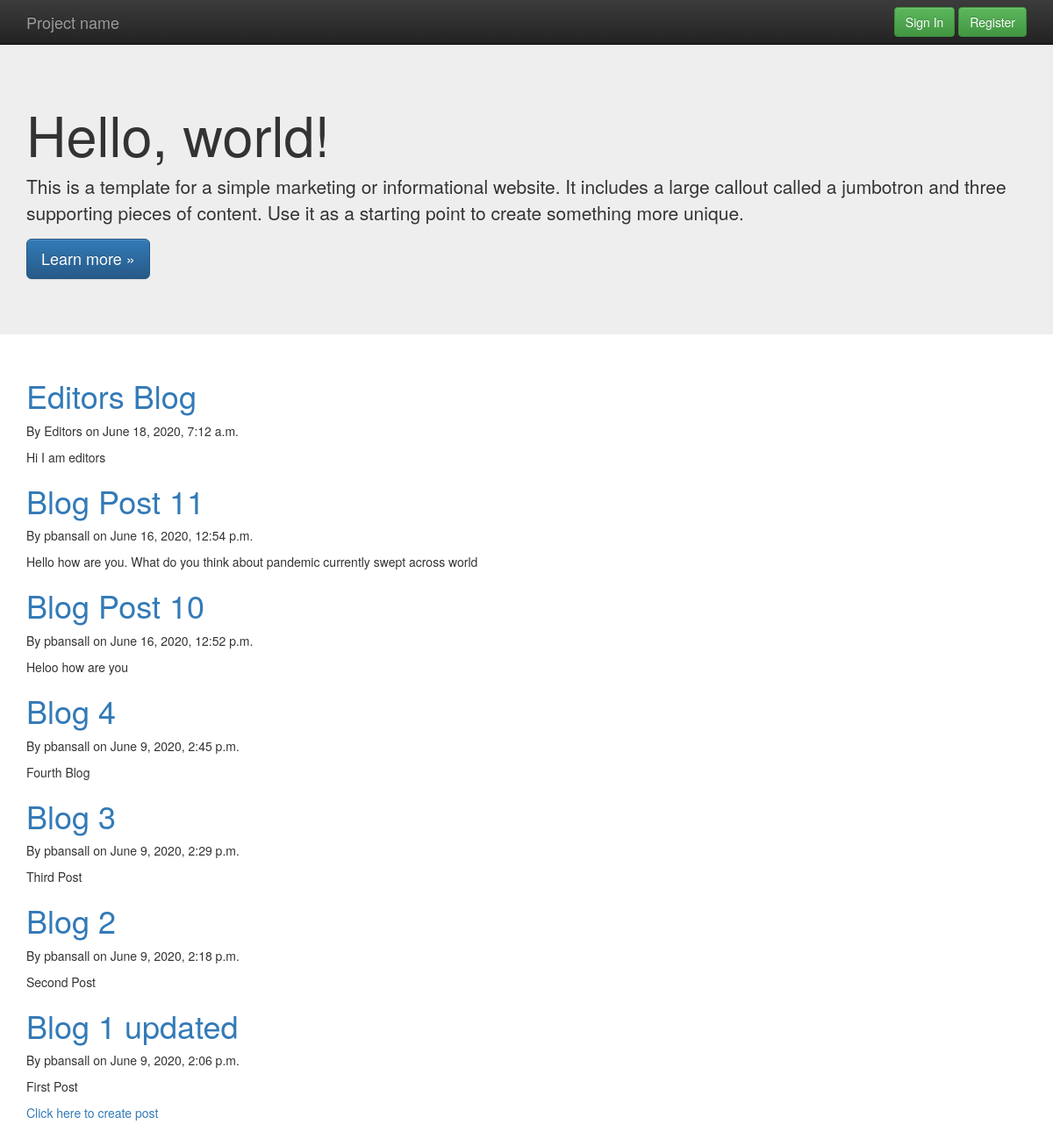
The app's page /blog/business/ with its own data.
### blog/models.py (models this page shows, shortened)
class Post(models.Model):
      title = models.CharField(max_length=100)
      content = models.TextField()
      date_posted = models.DateTimeField(default=timezone.now)
      author   = models.ForeignKey(User,on_delete=models.CASCADE)

### blog/views.py (the view)
# urls.py: path('business/',PostListView.as_view(), name = 'business'),
class PostListView(ListView):
      model = Post
      template_name = 'blog/business.html'
      context_object_name = 'posts'
      ordering = ['-date_posted']

### blog/templates/blog/business.html (shortened to what this page needs)
{% extends "blog/base.html"%}
{% block content %}
<section class = "container">
{% for post in posts %}
<h1><a href="{% url 'post-detail' post.id %}">{{post.title}}</a></h1>
<p>By {{post.author}} on {{post.date_posted}}</p>
<p>{{post.content}}</p>
{% endfor %}
</section>
<section class ="container">
   <div>
    <section>
      <a href="{% url 'post-create' %}">Click here to create post</a>
    </section>
   </div>
</section>
{% endblock %}

### blog/templates/blog/base.html (shortened to what this page needs)
<!doctype html>
<html class="no-js" lang="">
    <head>
        <link rel="stylesheet" href="/static/blog/css/bootstrap.min.css">
        <link rel="stylesheet" href="/static/blog/css/bootstrap-theme.min.css">
        <link rel="stylesheet" href="/static/blog/css/main.css">
    </head>
    <body>
    <nav class="navbar navbar-inverse navbar-fixed-top" role="navigation">
      <div class="container">
        <div class="navbar-header">
          <a class="navbar-brand" href="/">Project name</a>
        </div>
        <div id="navbar" class="navbar-collapse collapse">
          {% if user.is_authenticated%}
          <form class="navbar-form navbar-right" role="form">
            <a class="btn btn-success" href="{%url 'profile'%}" role="button">Profile</a>
            <a class="btn btn-success" href="{%url 'logout'%}" role="button">Sign Out</a>
          </form>
          {% else %}
            <form class="navbar-form navbar-right" role="form">
            <a class="btn btn-success" href="{%url 'login'%}" role="button">Sign In</a>
            <a class="btn btn-success" href="{%url 'register'%}" role="button">Register</a>
          </form>
          {% endif %}
        </div>
      </div>
    </nav>
    <div class="jumbotron">
      <div class="container">
        <h1>Hello, world!</h1>
        <p>This is a template for a simple marketing or informational website. It includes a large callout called a jumbotron and three supporting pieces of content. Use it as a starting point to create something more unique.</p>
        <p><a class="btn btn-primary btn-lg" href="{% url 'about' %}" role="button">Learn more &raquo;</a></p>
      </div>
    </div>
    {% block content%}
    {% endblock %}
    </body>
</html>

### blog/templates/blog/base.html (style rules this page uses)
body { padding-top: 50px; padding-bottom: 20px; }

### records on screen
Post: title "Editors Blog", author "Editors", date_posted "June 18, 2020, 7:12 a.m.", content "Hi I am editors"
Post: title "Blog Post 11", author "pbansall", date_posted "June 16, 2020, 12:54 p.m.", content "Hello how are you. What do you think about pandemic currently swept across world"
Post: title "Blog Post 10", author "pbansall", date_posted "June 16, 2020, 12:52 p.m.", content "Heloo how are you"
Post: title "Blog 4", author "pbansall", date_posted "June 9, 2020, 2:45 p.m.", content "Fourth Blog"
Post: title "Blog 3", author "pbansall", date_posted "June 9, 2020, 2:29 p.m.", content "Third Post"
Post: title "Blog 2", author "pbansall", date_posted "June 9, 2020, 2:18 p.m.", content "Second Post"
Post: title "Blog 1 updated", author "pbansall", date_posted "June 9, 2020, 2:06 p.m.", content "First Post"
